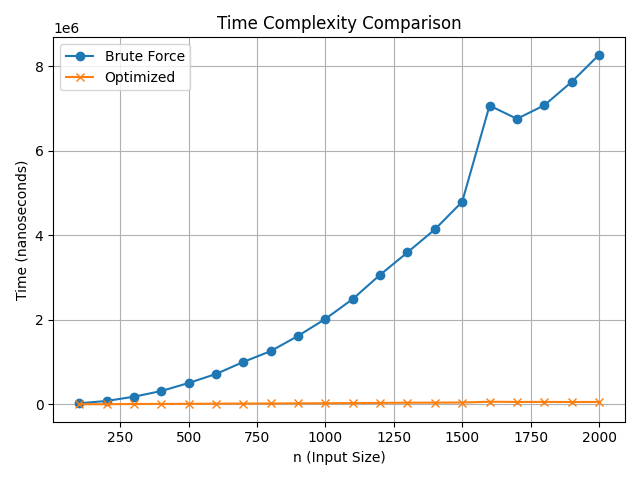

The script that saved this image:
import pandas as pd
import matplotlib.pyplot as plt

# Load the timing data
data = pd.read_csv("timing_data.csv")

# Plot
plt.plot(data['n'], data['BruteTime(ns)'], label='Brute Force', marker='o')
plt.plot(data['n'], data['OptimizedTime(ns)'], label='Optimized', marker='x')
plt.xlabel('n (Input Size)')
plt.ylabel('Time (nanoseconds)')
plt.title('Time Complexity Comparison')



plt.legend()
plt.grid(True)
plt.tight_layout()
plt.savefig("plot.png")  # saves the plot as a PNG
# plt.show()  # optional: comment this out

